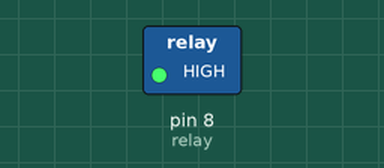
Simulated run of this sketch. Board: Arduino Uno, built with avr-gcc and run on an emulated ATmega328P. Shown: switched loads named in the sketch (green lamp = pin HIGH).

Above: at 5.0 s.
At 12.5 s:
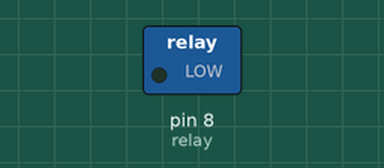
Timing chart, 0 to 19.5 s (numbered marks = the images above):
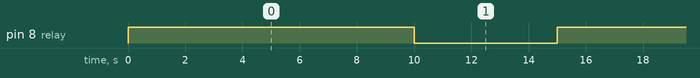

Measured:
- by itself, pin 8 (relay): alternates HIGH for 10.0 s and LOW for 5.0 s

The sketch:

Relay.ino
```cpp
int relay = 8;

void setup() {
  pinMode(relay, OUTPUT);
}

void loop() {
  digitalWrite(relay, HIGH);
  delay(10000);
  digitalWrite(relay, LOW);
  delay(5000);
}
```
